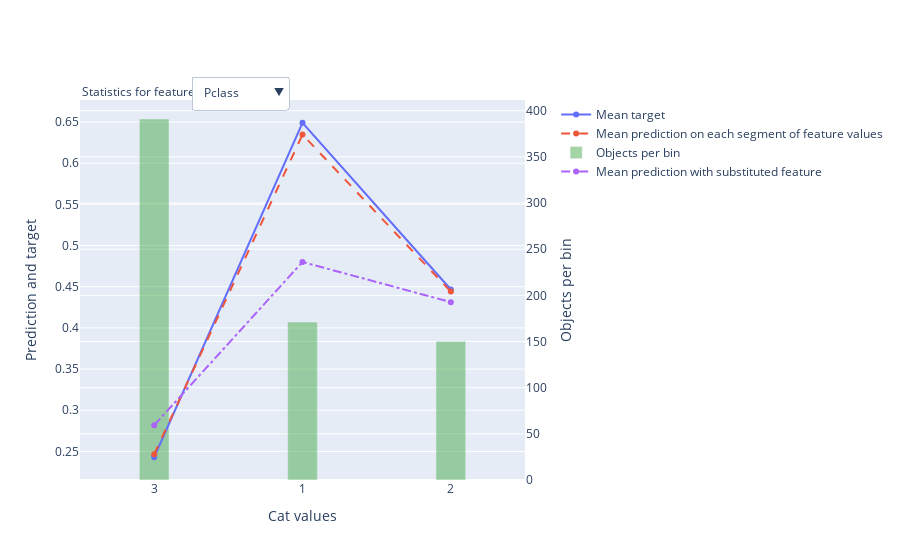

Notebook source saved alongside this figure:
### Code cell
cbc.calc_feature_statistics(
    X_train,
    y_train,
    feature=['Pclass', 'Sex', 'Age', 'SibSp', 'Parch',  'Fare', 'Embarked'],
    plot=True,
);

### Figure 1 — Plotly figure (JSON) as saved in the notebook; plotly's stock layout.template omitted (floating-point values rounded to 4 significant figures; data arrays with more than 128 entries replaced by an {"elided": "..."} marker saying what was removed)
{"data": [{"mode": "lines+markers", "name": "Mean target", "type": "scatter", "xaxis": "x", "y": [0.243, 0.6491, 0.4467], "yaxis": "y"}, {"line": {"dash": "dash"}, "mode": "lines+markers", "name": "Mean prediction on each segment of feature values", "type": "scatter", "xaxis": "x", "y": [0.2466, 0.6347, 0.4441], "yaxis": "y"}, {"marker": {"color": "rgba(30, 150, 30, 0.4)"}, "name": "Objects per bin", "type": "bar", "width": 0.2, "xaxis": "x", "y": [391, 171, 150], "yaxis": "y2"}, {"line": {"dash": "dashdot"}, "mode": "lines+markers", "name": "Mean prediction with substituted feature", "type": "scatter", "xaxis": "x", "y": [0.2818, 0.4801, 0.4313], "yaxis": "y"}], "layout": {"annotations": [{"align": "left", "showarrow": false, "text": "Statistics for feature", "x": 0, "xref": "paper", "y": 1.05, "yref": "paper"}], "legend": {"bgcolor": "rgba(0,0,0,0)", "x": 1.07}, "updatemenus": [{"buttons": [{"args": [{"y": [[0.243, 0.6491, 0.4467], [0.2466, 0.6347, 0.4441], [391, 171, 150], [0.2818, 0.4801, 0.4313]]}, {"xaxis": {"showticklabels": true, "tickmode": "array", "ticktext": ["3", "1", "2"], "tickvals": [0, 1, 2], "title": {"text": "Cat values"}}}], "label": "Pclass", "method": "update"}, {"args": [{"y": [[0.1852, 0.7431], [0.1883, 0.7317], [459, 253], [0, 0.6848]]}, {"xaxis": {"showticklabels": true, "tickmode": "array", "ticktext": ["male", "female"], "tickvals": [0, 1], "title": {"text": "Cat values"}}}], "label": "Sex", "method": "update"}, {"args": [{"y": {"elided": "4x85 float values"}}, {"xaxis": {"showticklabels": false, "tickmode": "array", "ticktext": ["(-inf, -340282346638528859811704183484516925440.0000]", "(-340282346638528859811704183484516925440.0000, 0.5450]", "(0.5450, 0.7100]", "(0.7100, 0.7900]", "(0.7900, 0.8750]", "(0.8750, 0.9600]", "(0.9600, 1.5000]", "(1.5000, 2.5000]", "(2.5000, 3.5000]", "(3.5000, 4.5000]", "(4.5000, 5.5000]", "(5.5000, 6.5000]", "(6.5000, 7.5000]", "(7.5000, 8.5000]", "(8.5000, 9.5000]", "(9.5000, 10.5000]", "(10.5000, 11.5000]", "(11.5000, 12.5000]", "(12.5000, 13.5000]", "(13.5000, 14.2500]", "(14.2500, 14.7500]", "(14.7500, 15.5000]", "(15.5000, 16.5000]", "(16.5000, 17.5000]", "(17.5000, 18.5000]", "(18.5000, 19.5000]", "(19.5000, 20.2500]", "(20.2500, 20.7500]", "(20.7500, 21.5000]", "(21.5000, 22.5000]", "(22.5000, 23.5000]", "(23.5000, 24.5000]", "(24.5000, 25.5000]", "(25.5000, 26.5000]", "(26.5000, 27.5000]", "(27.5000, 28.2500]", "(28.2500, 28.7500]", "(28.7500, 29.5000]", "(29.5000, 30.2500]", "(30.2500, 30.7500]", "(30.7500, 31.5000]", "(31.5000, 32.2500]", "(32.2500, 32.7500]", "(32.7500, 33.5000]", "(33.5000, 34.2500]", "(34.2500, 34.7500]", "(34.7500, 35.5000]", "(35.5000, 36.2500]", "(36.2500, 36.7500]", "(36.7500, 37.5000]", "(37.5000, 38.5000]", "(38.5000, 39.5000]", "(39.5000, 40.2500]", "(40.2500, 40.7500]", "(40.7500, 41.5000]", "(41.5000, 42.5000]", "(42.5000, 43.5000]", "(43.5000, 44.5000]", "(44.5000, 45.2500]", "(45.2500, 45.7500]", "(45.7500, 46.5000]", "(46.5000, 47.5000]", "(47.5000, 48.5000]", "(48.5000, 49.5000]", "(49.5000, 50.5000]", "(50.5000, 51.5000]", "(51.5000, 53.0000]", "(53.0000, 54.5000]", "(54.5000, 55.2500]", "(55.2500, 55.7500]", "(55.7500, 56.5000]", "(56.5000, 57.5000]", "(57.5000, 58.5000]", "(58.5000, 59.5000]", "(59.5000, 60.5000]", "(60.5000, 61.5000]", "(61.5000, 62.5000]", "(62.5000, 64.5000]", "(64.5000, 65.5000]", "(65.5000, 68.0000]", "(68.0000, 70.2500]", "(70.2500, 70.7500]", "(70.7500, 72.5000]", "(72.5000, 77.0000]", "(77.0000, +inf)"], "tickvals": [0, 1, 2, 3, 4, 5, 6, 7, 8, 9, 10, 11, 12, 13, 14, 15, 16, 17, 18, 19, 20, 21, 22, 23, 24, 25, 26, 27, 28, 29, 30, 31, 32, 33, 34, 35, 36, 37, 38, 39, 40, 41, 42, 43, 44, 45, 46, 47, 48, 49, 50, 51, 52, 53, 54, 55, 56, 57, 58, 59, 60, 61, 62, 63, 64, 65, 66, 67, 68, 69, 70, 71, 72, 73, 74, 75, 76, 77, 78, 79, 80, 81, 82, 83, 84], "title": {"text": "Bins"}}}], "label": "Age", "method": "update"}, {"args": [{"y": [[0.3441, 0.5366, 0.5238, 0.2, 0.1, 0, 0], [0.3402, 0.5321, 0.4882, 0.2297, 0.1741, 0.1028, 0.09319], [494, 164, 21, 15, 10, 5, 3], [0.3872, 0.3886, 0.3936, 0.3801, 0.3595, 0.3417, 0.3727]]}, {"xaxis": {"showticklabels": true, "tickmode": "array", "ticktext": ["0", "1", "2", "4", "3", "8", "5"], "tickvals": [0, 1, 2, 3, 4, 5, 6], "title": {"text": "Cat values"}}}], "label": "SibSp", "method": "update"}, {"args": [{"y": [[0.3413, 0.5426, 0.541, 0.6, 0.2, 0, 0], [0.3411, 0.5343, 0.5218, 0.5493, 0.2305, 0.1453, 0.1726], [542, 94, 61, 5, 5, 4, 1], [0.3807, 0.3988, 0.4101, 0.4043, 0.3816, 0.3258, 0.3772]]}, {"xaxis": {"showticklabels": true, "tickmode": "array", "ticktext": ["0", "1", "2", "3", "5", "4", "6"], "tickvals": [0, 1, 2, 3, 4, 5, 6], "title": {"text": "Cat values"}}}], "label": "Parch", "method": "update"}, {"args": [{"y": {"elided": "4x180 float values"}}, {"xaxis": {"showticklabels": false, "tickmode": "array", "ticktext": {"elided": "180 str values"}, "tickvals": {"elided": "180 int values"}, "title": {"text": "Bins"}}}], "label": "Fare", "method": "update"}, {"args": [{"y": [[0.3275, 0.5612, 0.4364, 1], [0.33, 0.5477, 0.4222, 0.96], [516, 139, 55, 2], [0.36, 0.427, 0.3993, 0.4096]]}, {"xaxis": {"showticklabels": true, "tickmode": "array", "ticktext": ["S", "C", "Q", "nan"], "tickvals": [0, 1, 2, 3], "title": {"text": "Cat values"}}}], "label": "Embarked", "method": "update"}], "direction": "down", "pad": {"r": 10, "t": 10}, "showactive": true, "x": 0.25, "xanchor": "left", "y": 1.09, "yanchor": "top"}], "xaxis": {"showticklabels": true, "tickmode": "array", "ticktext": ["3", "1", "2"], "tickvals": [0, 1, 2], "title": {"text": "Cat values"}}, "yaxis": {"overlaying": "y2", "side": "left", "title": {"text": "Prediction and target"}}, "yaxis2": {"position": 1, "side": "right", "title": {"text": "Objects per bin"}}}}
